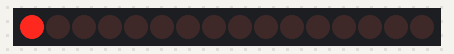
The sketch below on a simulated Arduino Uno, built with avr-gcc and run on an emulated ATmega328P. On the bench: 16 shift-register outputs drawn as a row of LEDs (first output left, lit = HIGH). Wiring (inferred from the names in the program): 2 × shift register (74HC595): data pin 2; shift clock pin 4; latch pin 3. Wiring (inferred from the signals the program sends): row of LEDs: on Q0, Q1, Q2, Q3, Q4, Q5, Q6, Q7, Q8, Q9, Q10, Q11, Q12, Q13, Q14, Q15.

Above: at 0.1 s.
At 5.2 s:
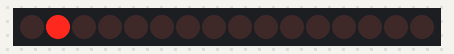
At 9.2 s:
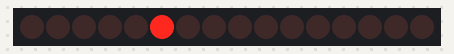
At 19.4 s:
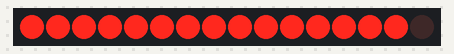
At 28.6 s:
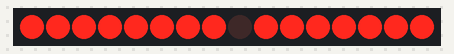
At 38.7 s:
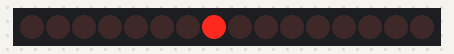
Timing chart, 0 to 40.0 s (numbered marks = the images above):
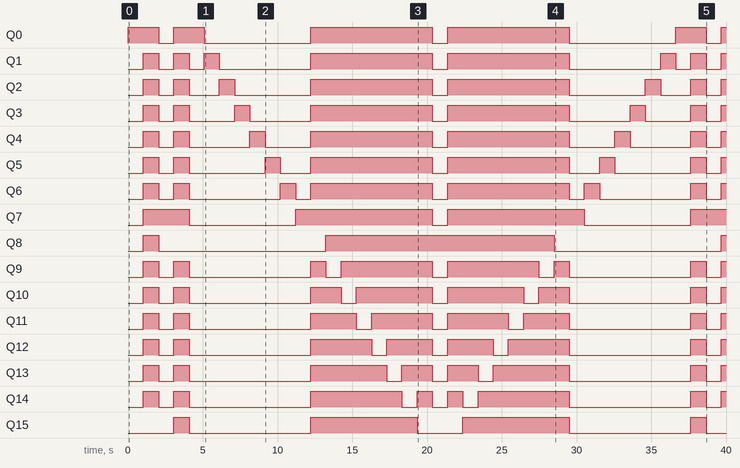

The sketch:

8x8-LED-Matrix.ino
```cpp
#define   SDI   2   //serial data input
#define   RCLK  3   //memory clock input(STCP)
#define   SRCLK 4    //shift register clock input(SHCP)

unsigned char code_H[20] = {0x01, 0xff, 0x80, 0xff, 0x01, 0x02, 0x04, 0x08, 0x10, 0x20, 0x40, 0x80, 0xff, 0xff, 0xff, 0xff, 0xff, 0xff, 0xff, 0xff};
unsigned char code_L[20] = {0x00, 0x7f, 0x00, 0xfe, 0x00, 0x00, 0x00, 0x00, 0x00, 0x00, 0x00, 0x00, 0xfe, 0xfd, 0xfb, 0xf7, 0xef, 0xdf, 0xbf, 0x7f};

//unsigned char code_L[8] = {0x00,0x00,0x3c,0x42,0x42,0x3c,0x00,0x00};
//unsigned char code_H[8] = {0xff,0xe7,0xdb,0xdb,0xdb,0xdb,0xe7,0xff};

//unsigned char code_L[8] = {0xff,0xff,0xc3,0xbd,0xbd,0xc3,0xff,0xff};
//unsigned char code_H[8] = {0x00,0x18,0x24,0x24,0x24,0x24,0x18,0x00};

//unsigned char code_L[1] = {0x00};
//unsigned char code_H[1] = {0xff};

void setup()
{
  pinMode(SDI, OUTPUT); //make P0 output
  pinMode(RCLK, OUTPUT); //make P0 output
  pinMode(SRCLK, OUTPUT); //make P0 output

  digitalWrite(SDI, 0);
  digitalWrite(RCLK, 0);
  digitalWrite(SRCLK, 0);
}

void hc595_in(unsigned char dat)
{
  for (int i = 0; i < 8; i++) {
    digitalWrite(SDI, 0x80 & (dat << i));
    digitalWrite(SRCLK, 1);
    delay(1);
    digitalWrite(SRCLK, 0);
  }
}

void hc595_out()
{
  digitalWrite(RCLK, 1);
  delay(1);
  digitalWrite(RCLK, 0);
}

void loop() {
  for (int i = 0; i < sizeof(code_H); i++) {
    hc595_in(code_L[i]);
    hc595_in(code_H[i]);
    hc595_out();
    delay(1000);
  }

  for (int i = sizeof(code_H); i >= 0; i--) {
    hc595_in(code_L[i]);
    hc595_in(code_H[i]);
    hc595_out();
    delay(1000);
  }
}
```

Measured:
- by itself, Q0: LOW → HIGH at 0.02 s, → LOW 2.0 s later, → HIGH 1.0 s later, → LOW 2.0 s later, … (11 changes in this stretch)
- by itself, Q1: LOW → HIGH at 1.0 s, → LOW 1.0 s later, → HIGH 1.0 s later, → LOW 1.0 s later, … (15 changes in this stretch)
- by itself, Q2: LOW → HIGH at 1.0 s, → LOW 1.0 s later, → HIGH 1.0 s later, → LOW 1.0 s later, … (15 changes in this stretch)
- by itself, Q3: LOW → HIGH at 1.0 s, → LOW 1.0 s later, → HIGH 1.0 s later, → LOW 1.0 s later, … (15 changes in this stretch)
- by itself, Q4: LOW → HIGH at 1.0 s, → LOW 1.0 s later, → HIGH 1.0 s later, → LOW 1.0 s later, … (15 changes in this stretch)
- by itself, Q5: LOW → HIGH at 1.0 s, → LOW 1.0 s later, → HIGH 1.0 s later, → LOW 1.0 s later, … (15 changes in this stretch)
- by itself, Q6: LOW → HIGH at 1.0 s, → LOW 1.0 s later, → HIGH 1.0 s later, → LOW 1.0 s later, … (15 changes in this stretch)
- by itself, Q7: goes HIGH 3.1 s, LOW 7.1 s, HIGH 9.2 s, LOW 1.0 s, HIGH 9.2 s, LOW 7.1 s, then HIGH
